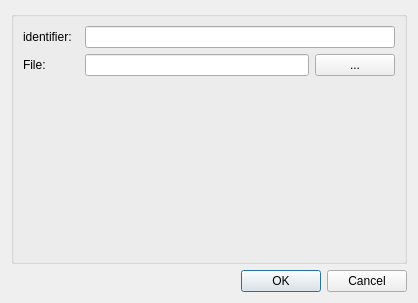
<?xml version="1.0" encoding="UTF-8"?>
<ui version="4.0">
 <class>ConfigureDialog</class>
 <widget class="QDialog" name="ConfigureDialog">
  <property name="geometry">
   <rect>
    <x>0</x>
    <y>0</y>
    <width>418</width>
    <height>303</height>
   </rect>
  </property>
  <property name="windowTitle">
   <string>Configure File Chooser</string>
  </property>
  <layout class="QGridLayout" name="gridLayout">
   <item row="0" column="0">
    <widget class="QGroupBox" name="configGroupBox">
     <property name="title">
      <string/>
     </property>
     <layout class="QGridLayout" name="gridLayout_2">
      <item row="0" column="0">
       <widget class="QLabel" name="label0">
        <property name="text">
         <string>identifier:  </string>
        </property>
       </widget>
      </item>
      <item row="1" column="1">
       <layout class="QHBoxLayout" name="horizontalLayout">
        <item>
         <widget class="QLineEdit" name="lineEditFileLocation"/>
        </item>
        <item>
         <widget class="QPushButton" name="pushButtonFileChooser">
          <property name="text">
           <string>...</string>
          </property>
         </widget>
        </item>
       </layout>
      </item>
      <item row="0" column="1">
       <widget class="QLineEdit" name="lineEdit0"/>
      </item>
      <item row="1" column="0">
       <widget class="QLabel" name="label1">
        <property name="text">
         <string>File:  </string>
        </property>
       </widget>
      </item>
      <item row="2" column="1">
       <spacer name="verticalSpacer">
        <property name="orientation">
         <enum>Qt::Vertical</enum>
        </property>
        <property name="sizeHint" stdset="0">
         <size>
          <width>20</width>
          <height>40</height>
         </size>
        </property>
       </spacer>
      </item>
     </layout>
    </widget>
   </item>
   <item row="1" column="0">
    <widget class="QDialogButtonBox" name="buttonBox">
     <property name="orientation">
      <enum>Qt::Horizontal</enum>
     </property>
     <property name="standardButtons">
      <set>QDialogButtonBox::Cancel|QDialogButtonBox::Ok</set>
     </property>
    </widget>
   </item>
  </layout>
 </widget>
 <resources/>
 <connections>
  <connection>
   <sender>buttonBox</sender>
   <signal>accepted()</signal>
   <receiver>ConfigureDialog</receiver>
   <slot>accept()</slot>
   <hints>
    <hint type="sourcelabel">
     <x>248</x>
     <y>254</y>
    </hint>
    <hint type="destinationlabel">
     <x>157</x>
     <y>274</y>
    </hint>
   </hints>
  </connection>
  <connection>
   <sender>buttonBox</sender>
   <signal>rejected()</signal>
   <receiver>ConfigureDialog</receiver>
   <slot>reject()</slot>
   <hints>
    <hint type="sourcelabel">
     <x>316</x>
     <y>260</y>
    </hint>
    <hint type="destinationlabel">
     <x>286</x>
     <y>274</y>
    </hint>
   </hints>
  </connection>
 </connections>
</ui>
